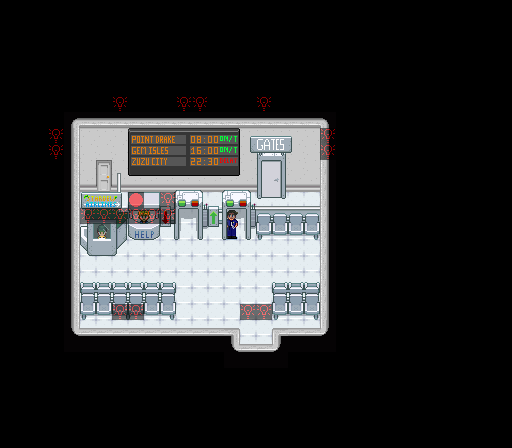

Tiled map render using the project's own tile images. Description and the map definition, with tile-layer contents summarised, below:
An orthogonal 32x28 tile map with 16x16 px tiles, 6 tile layers (Back, Back1, Buildings, Paths, ...), 12 tilesets and 3 objects (3x TileData).

<map version="1.5" tiledversion="1.7.2" orientation="orthogonal" renderorder="right-down" width="32" height="28" tilewidth="16" tileheight="16" infinite="0" nextlayerid="15" nextobjectid="47">
 <properties>
  <property name="AmbientLight" value="75 75 75" />
  <property name="LocationContext" value="ZuzuResort" />
  <property name="Music" value="jojaOfficeSoundscape" />
  <property name="Warp" value="15 21 Custom_DTZ_ResortSouth 24 18 16 21 Custom_DTZ_ResortSouth 24 18" />
 </properties>
 <tileset firstgid="1" name="Paths" tilewidth="16" tileheight="16" tilecount="36" columns="4">
  <image source="paths.png" width="64" height="144" />
 </tileset>
 <tileset firstgid="37" name="untitled tile sheet" tilewidth="16" tileheight="16" tilecount="2176" columns="32">
  <image source="townInterior.png" width="512" height="1088" />
  <tile id="1889">
   <properties>
    <property name="Type" value="Stone" />
   </properties>
  </tile>
 </tileset>
 <tileset firstgid="2213" name="samshowtiles" tilewidth="16" tileheight="16" tilecount="140" columns="10">
  <image source="samshowtiles.png" width="160" height="224" />
 </tileset>
 <tileset firstgid="2353" name="spring_extra3" tilewidth="16" tileheight="16" tilecount="10000" columns="100">
  <image source="spring_extra3.png" width="1600" height="1600" />
 </tileset>
 <tileset firstgid="12353" name="cameos" tilewidth="16" tileheight="16" tilecount="15625" columns="125">
  <image source="cameos.png" width="2000" height="2000" />
 </tileset>
 <tileset firstgid="27978" name="JojaEnergyWashroom" tilewidth="16" tileheight="16" tilecount="63" columns="9">
  <image source="JojaEnergyWashroom.png" width="144" height="112" />
 </tileset>
 <tileset firstgid="28041" name="JojaEnergy" tilewidth="16" tileheight="16" tilecount="640" columns="32">
  <image source="spring_JojaEnergy.png" width="512" height="320" />
 </tileset>
 <tileset firstgid="28681" name="JojaEnergyInterior" tilewidth="16" tileheight="16" tilecount="345" columns="23">
  <image source="JojaEnergyInterior.png" width="368" height="240" />
 </tileset>
 <tileset firstgid="29026" name="DoorToRight.png" tilewidth="16" tileheight="16" tilecount="64" columns="8">
  <image source="DoorToRight.png" width="128" height="128" />
 </tileset>
 <tileset firstgid="29090" name="JojaEnergyInterior" tilewidth="16" tileheight="16" tilecount="345" columns="23">
  <image source="JojaEnergyInterior.png" width="368" height="240" />
 </tileset>
 <tileset firstgid="29435" name="wallandwindowsextras" tilewidth="16" tileheight="16" tilecount="1280" columns="40">
  <image source="wallandwindowsextras.png" width="640" height="512" />
 </tileset>
 <tileset firstgid="30715" name="furniture" tilewidth="16" tileheight="16" tilecount="2976" columns="32">
  <image source="furniture.png" width="512" height="1488" />
 </tileset>
 <layer id="1" name="Back" width="32" height="28">
  <data>[896 cells, 197 non-empty, 5 distinct tile ids]</data>
 </layer>
 <objectgroup id="2" name="Back" />
 <layer id="14" name="Back1" width="32" height="28">
  <properties>
   <property name="DrawAbove" value="Back" />
  </properties>
  <data>[896 cells, 19 non-empty, 10 distinct tile ids]</data>
 </layer>
 <objectgroup id="13" name="Back1" />
 <layer id="3" name="Buildings" width="32" height="28">
  <data>[896 cells, 140 non-empty, 69 distinct tile ids]</data>
 </layer>
 <objectgroup id="4" name="Buildings">
  <object id="44" name="TileData" x="96" y="240" width="16" height="16">
   <properties>
    <property name="Action" value="FlyHome" />
   </properties>
  </object>
  <object id="45" name="TileData" x="128" y="224" width="16" height="16">
   <properties>
    <property name="Action" value="Message &quot;DTZ.Airport.2&quot;" />
   </properties>
  </object>
  <object id="46" name="TileData" x="224" y="224" width="16" height="16">
   <properties>
    <property name="Action" value="Message &quot;DTZ.Airport.3&quot;" />
   </properties>
  </object>
 </objectgroup>
 <layer id="5" name="Paths" width="32" height="28">
  <data>[896 cells, 20 non-empty, 2 distinct tile ids]</data>
 </layer>
 <objectgroup id="6" name="Paths" />
 <layer id="7" name="Front" width="32" height="28">
  <data>[896 cells, 36 non-empty, 24 distinct tile ids]</data>
 </layer>
 <objectgroup id="8" name="Front" />
 <layer id="9" name="AlwaysFront" width="32" height="28">
  <data>[896 cells, 31 non-empty, 28 distinct tile ids]</data>
 </layer>
 <objectgroup id="10" name="AlwaysFront" />
</map>
